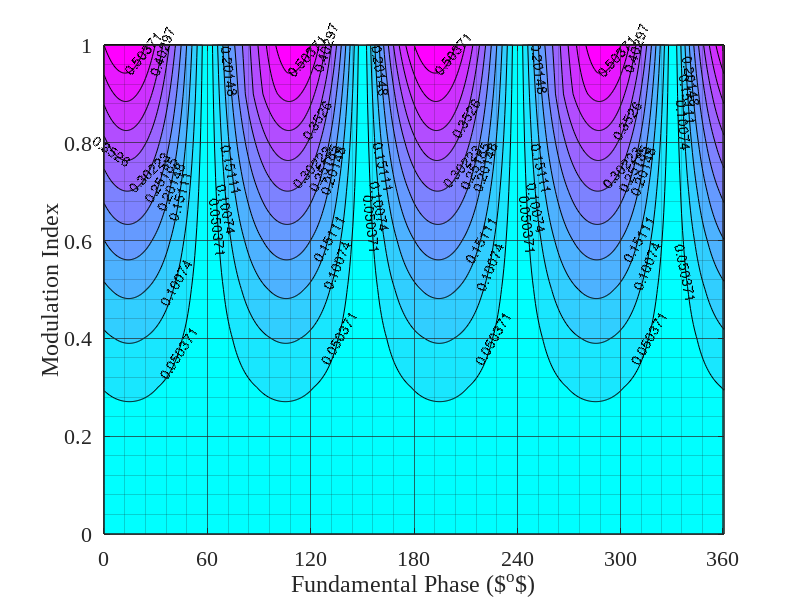
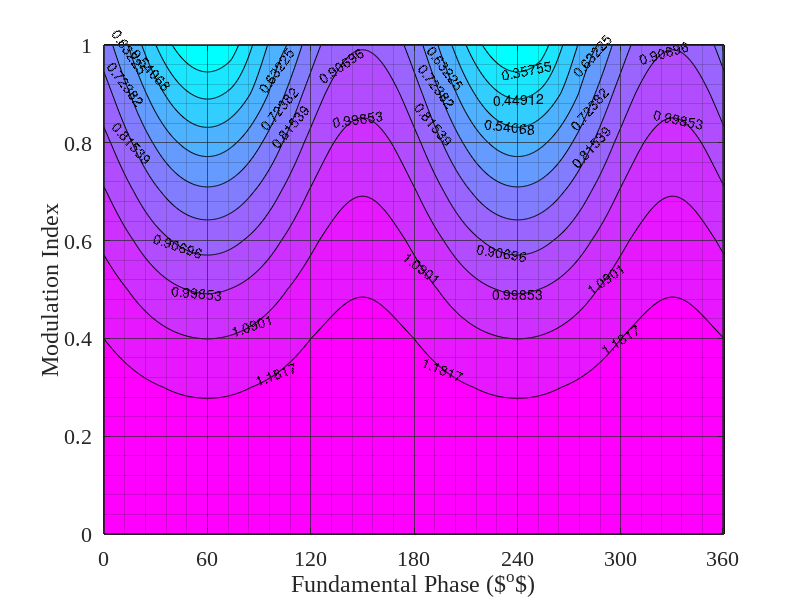

Source code (MATLAB) for these figures, in order:
theta_f1=0:0.01:2*pi;
dead_time=0.02;
S1x=[];
S2x=[];
mx=[];
for m=0:0.1:1
% m=0.2;
n=0;
D1=(1+m*sin(theta_f1)+(n/6)*sawtooth(3*theta_f1+pi/2,1/2))/2;
D1(D1<dead_time)=dead_time;
D1(D1>(1-dead_time))=1-dead_time;
% S1=(2/pi)*sin(pi*D1)*cos(theta_c);
S1=(2/pi)*sin(pi*(D1));
theta_f2=theta_f1-2*pi/3;
D2=(1+m*sin(theta_f2)+(n/6)*sawtooth(3*theta_f2+pi/2,1/2))/2;
D2(D2<dead_time)=dead_time;
D2(D2>(1-dead_time))=1-dead_time;
D2=(1+m*sin(theta_f2)+(n/6)*sawtooth(3*theta_f2+pi/2,1/2))/2;
S2=(2/pi)*sin(pi*(D2));

S1x=[S1x; S1];
S2x=[S2x; S2];
% figure();
% plot(theta_f1*180/pi,S1,'r')
% hold on;
% plot(theta_f1*180/pi,S2,'b')
% hold on;
% plot(theta_f1*180/pi,abs(S1-S2),'k')
% hold on;
% plot(theta_f1*180/pi,abs(S1+S2),'k')
% patch([theta_f1*180/pi fliplr(theta_f1*180/pi)], [abs(S1-S2) fliplr(abs(S1+S2))], 'm')
mx=[mx, m];
end

[X Y]= meshgrid(theta_f1*180/pi,mx);
%%
figure1 = figure('Position', [0 0 800 300]);
colormap(cool)
axes1 = axes('Parent',figure1);
hold(axes1,'on');

[c1,h1] = contour(X,Y,abs(S1x-S2x),'Fill','on','LineColor',[0 0 0]);
clabel(c1,h1);

% Create ylabel
ylabel({'Modulation Index'},'FontSize',15);

% Create xlabel
xlabel('Fundamental Phase ($^o$)','FontSize',15);

box(axes1,'on');
grid(axes1,'on');
axis(axes1,'tight');
hold(axes1,'off');

set(axes1,'BoxStyle','full','Color',[0 0 0],...
    'FontName','Times New Roman','FontSize',16,'GridAlpha',0.7, ...
    'Layer','top','MinorGridAlpha',0.2,'MinorGridLineStyle','-','XMinorGrid','on', ...
    'XTick', [0 60 120 180 240 300 359], ...
    'XTickLabel',{'0','60','120','180','240','300','360'},...
    'YMinorGrid','on','ZMinorGrid','on');
%%
figure1 = figure('Position', [0 0 800 300]);
colormap(cool)
axes1 = axes('Parent',figure1);
hold(axes1,'on');

[c1,h1] = contour(X,Y,abs(S1x+S2x),'Fill','on','LineColor',[0 0 0]);
clabel(c1,h1);

% Create ylabel
ylabel({'Modulation Index'},'FontSize',15);

% Create xlabel
xlabel('Fundamental Phase ($^o$)','FontSize',15);

box(axes1,'on');
grid(axes1,'on');
axis(axes1,'tight');
hold(axes1,'off');

set(axes1,'BoxStyle','full','Color',[0 0 0],...
    'FontName','Times New Roman','FontSize',16,'GridAlpha',0.7, ...
    'Layer','top','MinorGridAlpha',0.2,'MinorGridLineStyle','-','XMinorGrid','on', ...
    'XTick', [0 60 120 180 240 300 359], ...
    'XTickLabel',{'0','60','120','180','240','300','360'},...
    'YMinorGrid','on','ZMinorGrid','on');





